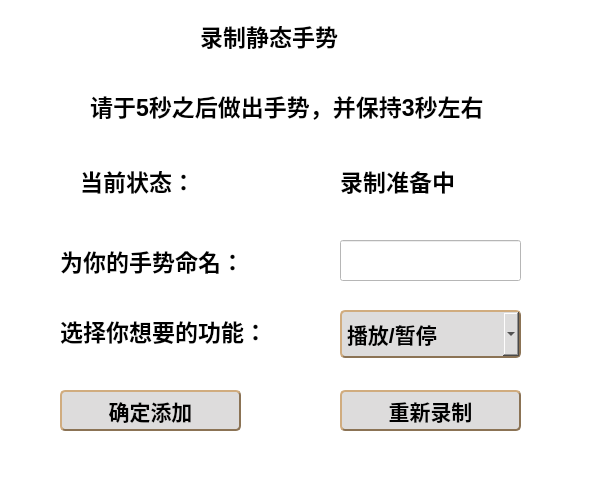
<?xml version="1.0" encoding="UTF-8"?>
<ui version="4.0">
 <class>windowOne</class>
 <widget class="QDialog" name="windowOne">
  <property name="geometry">
   <rect>
    <x>0</x>
    <y>0</y>
    <width>600</width>
    <height>500</height>
   </rect>
  </property>
  <property name="windowTitle">
   <string>Dialog</string>
  </property>
  <property name="styleSheet">
   <string notr="true">background-color: rgb(255, 255, 255);</string>
  </property>
  <widget class="QLabel" name="label">
   <property name="geometry">
    <rect>
     <x>200</x>
     <y>10</y>
     <width>161</width>
     <height>51</height>
    </rect>
   </property>
   <property name="styleSheet">
    <string notr="true">font: bold 23px;
color:rgb(0, 0, 0);</string>
   </property>
   <property name="text">
    <string>录制静态手势</string>
   </property>
  </widget>
  <widget class="QLabel" name="label_2">
   <property name="geometry">
    <rect>
     <x>60</x>
     <y>310</y>
     <width>221</width>
     <height>41</height>
    </rect>
   </property>
   <property name="styleSheet">
    <string notr="true">font: bold 23px;
color:rgb(0, 0, 0);</string>
   </property>
   <property name="text">
    <string>选择你想要的功能：</string>
   </property>
  </widget>
  <widget class="QLabel" name="label_3">
   <property name="geometry">
    <rect>
     <x>60</x>
     <y>240</y>
     <width>221</width>
     <height>41</height>
    </rect>
   </property>
   <property name="styleSheet">
    <string notr="true">font: bold 23px;
color:rgb(0, 0, 0);</string>
   </property>
   <property name="text">
    <string>为你的手势命名：</string>
   </property>
  </widget>
  <widget class="QLineEdit" name="lineEdit">
   <property name="geometry">
    <rect>
     <x>340</x>
     <y>240</y>
     <width>181</width>
     <height>41</height>
    </rect>
   </property>
  </widget>
  <widget class="QPushButton" name="pushButton">
   <property name="geometry">
    <rect>
     <x>60</x>
     <y>390</y>
     <width>181</width>
     <height>41</height>
    </rect>
   </property>
   <property name="styleSheet">
    <string notr="true">QPushButton
{
	background-color: rgb(221, 220, 220); /*背景色*/ 
	border-style: outset;
	border-width: 2px;
	border-radius:5px; /*边界圆滑*/
	border-color: #8B7355;
	font: bold 21px;
	min-width:2em;
	color:black; /*字体颜色*/
    height:35px;
	padding: 5px;
}
 
QPushButton:hover
{
	background-color: rgb(172, 171, 170);
}
 
QPushButton:pressed
{
	background-color: rgb(161, 158, 160); /*伪状态经过时背景色*/ 
	border-style: inset;
}
QPushButton:!enabled{
	background-color: rgb(161, 158, 160);
	border-style: inset;
}</string>
   </property>
   <property name="text">
    <string>确定添加</string>
   </property>
  </widget>
  <widget class="QPushButton" name="pushButton_2">
   <property name="geometry">
    <rect>
     <x>340</x>
     <y>390</y>
     <width>181</width>
     <height>41</height>
    </rect>
   </property>
   <property name="styleSheet">
    <string notr="true">QPushButton
{
	background-color: rgb(221, 220, 220); /*背景色*/ 
	border-style: outset;
	border-width: 2px;
	border-radius:5px; /*边界圆滑*/
	border-color: #8B7355;
	font: bold 21px;
	min-width:2em;
	color:black; /*字体颜色*/
    height:35px;
	padding: 5px;
}
 
QPushButton:hover
{
	background-color: rgb(172, 171, 170);
}
 
QPushButton:pressed
{
	background-color: rgb(161, 158, 160); /*伪状态经过时背景色*/ 
	border-style: inset;
}
QPushButton:!enabled{
	background-color: rgb(161, 158, 160);
	border-style: inset;
}</string>
   </property>
   <property name="text">
    <string>重新录制</string>
   </property>
  </widget>
  <widget class="QLabel" name="label_4">
   <property name="geometry">
    <rect>
     <x>80</x>
     <y>160</y>
     <width>131</width>
     <height>41</height>
    </rect>
   </property>
   <property name="styleSheet">
    <string notr="true">font: bold 23px;
color:rgb(0, 0, 0);</string>
   </property>
   <property name="text">
    <string>当前状态：</string>
   </property>
  </widget>
  <widget class="QLabel" name="label_5">
   <property name="geometry">
    <rect>
     <x>340</x>
     <y>160</y>
     <width>151</width>
     <height>41</height>
    </rect>
   </property>
   <property name="styleSheet">
    <string notr="true">font: bold 23px;
color:rgb(0, 0, 0);</string>
   </property>
   <property name="text">
    <string>录制准备中</string>
   </property>
  </widget>
  <widget class="QLabel" name="label_6">
   <property name="geometry">
    <rect>
     <x>90</x>
     <y>80</y>
     <width>461</width>
     <height>51</height>
    </rect>
   </property>
   <property name="styleSheet">
    <string notr="true">font: bold 23px;
color:rgb(0, 0, 0);</string>
   </property>
   <property name="text">
    <string>请于5秒之后做出手势，并保持3秒左右</string>
   </property>
  </widget>
  <widget class="QComboBox" name="comboBox_17">
   <property name="geometry">
    <rect>
     <x>340</x>
     <y>310</y>
     <width>181</width>
     <height>48</height>
    </rect>
   </property>
   <property name="styleSheet">
    <string notr="true">QComboBox
{
	background-color: rgb(221, 220, 220); /*背景色*/ 
	border-style: outset;
	border-width: 2px;
	border-radius:5px; /*边界圆滑*/
	border-color: #8B7355;
	font: bold 21px;
	min-width:2em;
	color:black; /*字体颜色*/
    height:35px;
	padding: 5px;
}
 
QComboBox:hover
{
	background-color: rgb(172, 171, 170);
}
 
QComboBox:pressed
{
	background-color: rgb(161, 158, 160); /*伪状态经过时背景色*/ 
	border-style: inset;
}
QComboBox:!enabled{
	background-color: rgb(161, 158, 160);
	border-style: inset;
}</string>
   </property>
   <item>
    <property name="text">
     <string>播放/暂停</string>
    </property>
   </item>
   <item>
    <property name="text">
     <string>方向右键</string>
    </property>
   </item>
   <item>
    <property name="text">
     <string>方向左键</string>
    </property>
   </item>
   <item>
    <property name="text">
     <string>方向上键</string>
    </property>
   </item>
   <item>
    <property name="text">
     <string>方向下键</string>
    </property>
   </item>
   <item>
    <property name="text">
     <string>静音</string>
    </property>
   </item>
   <item>
    <property name="text">
     <string>增大音量</string>
    </property>
   </item>
   <item>
    <property name="text">
     <string>减小音量</string>
    </property>
   </item>
   <item>
    <property name="text">
     <string>下一曲</string>
    </property>
   </item>
   <item>
    <property name="text">
     <string>上一曲</string>
    </property>
   </item>
   <item>
    <property name="text">
     <string>打开计算器</string>
    </property>
   </item>
   <item>
    <property name="text">
     <string>打开电子邮件</string>
    </property>
   </item>
   <item>
    <property name="text">
     <string>打开浏览器主页</string>
    </property>
   </item>
   <item>
    <property name="text">
     <string>撤回(ctrl+Z)</string>
    </property>
   </item>
   <item>
    <property name="text">
     <string>全选(ctrl+A)</string>
    </property>
   </item>
   <item>
    <property name="text">
     <string>保存(ctrl+S)</string>
    </property>
   </item>
   <item>
    <property name="text">
     <string>选择性截图</string>
    </property>
   </item>
  </widget>
 </widget>
 <resources/>
 <connections/>
</ui>
